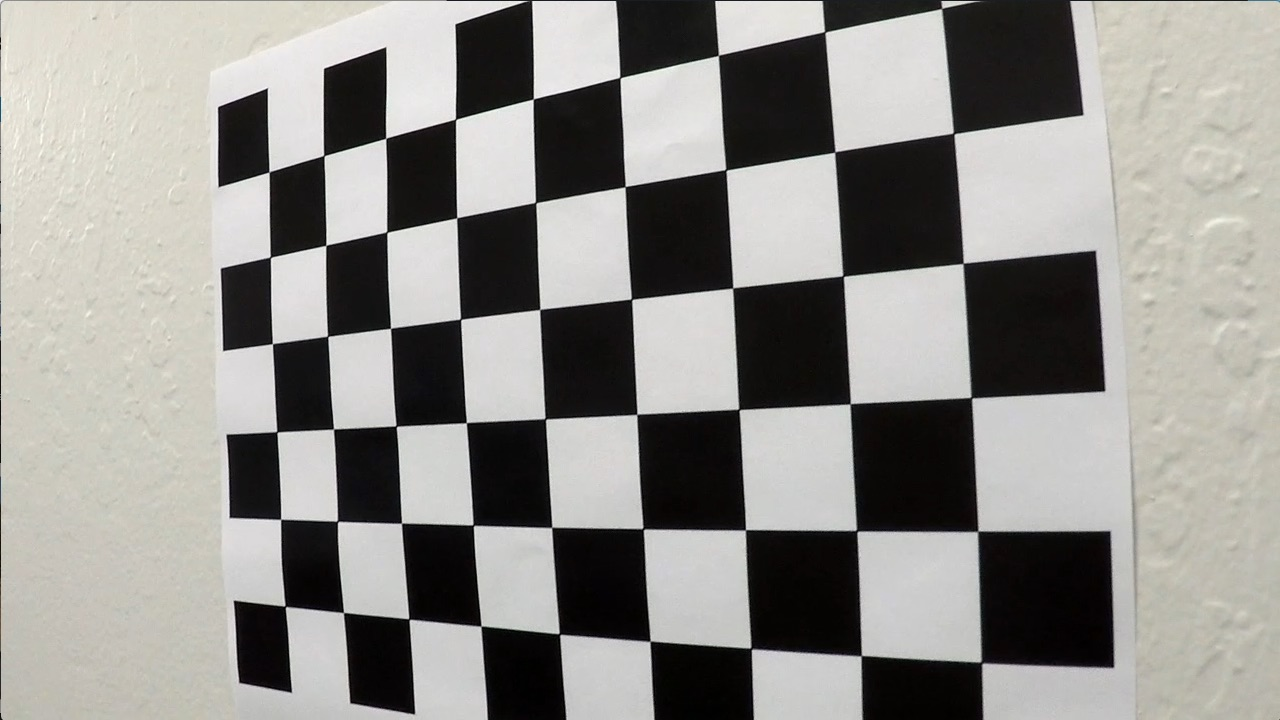
#> input picture examples/test_board.jpg, 1280 x 720 px
$ jupyter execute --allow-errors Advanced_Lane_Lines_v1.ipynb   (shell and % lines are left out)   (older library calls are emulated)
#> lines starting #> are read from the running program, lines starting #| are printed output that depends on the picture
## Advanced Lane Finding
[](http://www.udacity.com/drive)

In this project, your goal is to write a software pipeline to identify the lane boundaries in a video, but the main output or product we want you to create is a detailed writeup of the project.  Check out the [writeup template](https://github.com/udacity/CarND-Advanced-Lane-Lines/blob/master/writeup_template.md) for this project and use it as a starting point for creating your own writeup.

Creating a great writeup:
---
1. A great writeup should include the rubric points as well as your description of how you addressed each point.
2. You should include a detailed description of the code used in each step (with line-number references and code snippets where necessary), and links to other supporting documents or external references.
3. You should include images in your writeup to demonstrate how your code works with examples.

All that said, please be concise!  We're not looking for you to write a book here, just a brief description of how you passed each rubric point, and references to the relevant code :).

You're not required to use markdown for your writeup.  If you use another method please just submit a pdf of your writeup.

The Project
---

The goals / steps of this project are the following:

* Compute the camera calibration matrix and distortion coefficients given a set of chessboard images.
* Apply a distortion correction to raw images.
* Use color transforms, gradients, etc., to create a thresholded binary image.
* Apply a perspective transform to rectify binary image ("birds-eye view").
* Detect lane pixels and fit to find the lane boundary.
* Determine the curvature of the lane and vehicle position with respect to center.
* Warp the detected lane boundaries back onto the original image.
* Output visual display of the lane boundaries and numerical estimation of lane curvature and vehicle position.

1. The images for camera calibration are stored in the folder called `camera_cal`.
2. The images in `test_images` are for testing your pipeline on single frames.
3. If you want to extract more test images from the videos, you can simply use an image writing method like `cv2.imwrite()`, i.e., you can read the video in frame by frame as usual, and for frames you want to save for later you can write to an image file.

To help the reviewer examine your work, please save examples of the output from each stage of your pipeline in the folder called `ouput_images`, and include a description in your writeup for the project of what each image shows.    The video called `project_video.mp4` is the video your pipeline should work well on.

The `challenge_video.mp4` video is an extra (and optional) challenge for you if you want to test your pipeline under somewhat trickier conditions.  The `harder_challenge.mp4` video is another optional challenge and is brutal!

If you're feeling ambitious (again, totally optional though), don't stop there!  We encourage you to go out and take video of your own, calibrate your camera and show us how you would implement this project from scratch!

---

# Advanced Lane Finding Project

The goals / steps of this project are the following:

* Compute the camera calibration matrix and distortion coefficients given a set of chessboard images.
* Apply a distortion correction to raw images.
* Use color transforms, gradients, etc., to create a thresholded binary image.
* Apply a perspective transform to rectify binary image ("birds-eye view").
* Detect lane pixels and fit to find the lane boundary.
* Determine the curvature of the lane and vehicle position with respect to center.
* Warp the detected lane boundaries back onto the original image.
* Output visual display of the lane boundaries and numerical estimation of lane curvature and vehicle position.

[//]: # (Image References)

[image1]: ./examples/undistort_output.png "Undistorted"
[image2]: ./test_images/test1.jpg "Road Transformed"
[image3]: ./examples/binary_combo_example.jpg "Binary Example"
[image4]: ./examples/warped_straight_lines.jpg "Warp Example"
[image5]: ./examples/color_fit_lines.jpg "Fit Visual"
[image6]: ./examples/example_output.jpg "Output"
[video1]: ./project_video.mp4 "Video"

## [Rubric](https://review.udacity.com/#!/rubrics/571/view) Points
### Here I will consider the rubric points individually and describe how I addressed each point in my implementation.

---
### Writeup / README

#### 1. Provide a Writeup / README that includes all the rubric points and how you addressed each one.  You can submit your writeup as markdown or pdf.  [Here](https://github.com/udacity/CarND-Advanced-Lane-Lines/blob/master/writeup_template.md) is a template writeup for this project you can use as a guide and a starting point.

You're reading it!

### Camera Calibration

#### 1. Briefly state how you computed the camera matrix and distortion coefficients. Provide an example of a distortion corrected calibration image.

The code for this step is contained in the first code cell of the IPython notebook located in "./examples/example.ipynb" (or in lines # through # of the file called `some_file.py`).

I start by preparing "object points", which will be the (x, y, z) coordinates of the chessboard corners in the world. Here I am assuming the chessboard is fixed on the (x, y) plane at z=0, such that the object points are the same for each calibration image.  Thus, `objp` is just a replicated array of coordinates, and `objpoints` will be appended with a copy of it every time I successfully detect all chessboard corners in a test image.  `imgpoints` will be appended with the (x, y) pixel position of each of the corners in the image plane with each successful chessboard detection.

I then used the output `objpoints` and `imgpoints` to compute the camera calibration and distortion coefficients using the `cv2.calibrateCamera()` function.  I applied this distortion correction to the test image using the `cv2.undistort()` function and obtained this result:

![alt text][image1]

### Pipeline (single images)

#### 1. Provide an example of a distortion-corrected image.
To demonstrate this step, I will describe how I apply the distortion correction to one of the test images like this one:

![alt text][image2]

#### 2. Describe how (and identify where in your code) you used color transforms, gradients or other methods to create a thresholded binary image.  Provide an example of a binary image result.
I used a combination of color and gradient thresholds to generate a binary image (thresholding steps at lines # through # in `another_file.py`).  Here's an example of my output for this step.  (note: this is not actually from one of the test images)

![alt text][image3]

#### 3. Describe how (and identify where in your code) you performed a perspective transform and provide an example of a transformed image.

The code for my perspective transform includes a function called `warper()`, which appears in lines 1 through 8 in the file `example.py` (output_images/examples/example.py) (or, for example, in the 3rd code cell of the IPython notebook).  The `warper()` function takes as inputs an image (`img`), as well as source (`src`) and destination (`dst`) points.  I chose the hardcode the source and destination points in the following manner:

```
src = np.float32(
    [[(img_size[0] / 2) - 55, img_size[1] / 2 + 100],
    [((img_size[0] / 6) - 10), img_size[1]],
    [(img_size[0] * 5 / 6) + 60, img_size[1]],
    [(img_size[0] / 2 + 55), img_size[1] / 2 + 100]])
dst = np.float32(
    [[(img_size[0] / 4), 0],
    [(img_size[0] / 4), img_size[1]],
    [(img_size[0] * 3 / 4), img_size[1]],
    [(img_size[0] * 3 / 4), 0]])

```
This resulted in the following source and destination points:

| Source        | Destination   |
|:-------------:|:-------------:|
| 585, 460      | 320, 0        |
| 203, 720      | 320, 720      |
| 1127, 720     | 960, 720      |
| 695, 460      | 960, 0        |

I verified that my perspective transform was working as expected by drawing the `src` and `dst` points onto a test image and its warped counterpart to verify that the lines appear parallel in the warped image.

![alt text][image4]

#### 4. Describe how (and identify where in your code) you identified lane-line pixels and fit their positions with a polynomial?

Then I did some other stuff and fit my lane lines with a 2nd order polynomial kinda like this:

![alt text][image5]

#### 5. Describe how (and identify where in your code) you calculated the radius of curvature of the lane and the position of the vehicle with respect to center.

I did this in lines # through # in my code in `my_other_file.py`

#### 6. Provide an example image of your result plotted back down onto the road such that the lane area is identified clearly.

I implemented this step in lines # through # in my code in `yet_another_file.py` in the function `map_lane()`.  Here is an example of my result on a test image:

![alt text][image6]

---

### Pipeline (video)

#### 1. Provide a link to your final video output.  Your pipeline should perform reasonably well on the entire project video (wobbly lines are ok but no catastrophic failures that would cause the car to drive off the road!).

Here's a [link to my video result](./project_video.mp4)

---

### Discussion

#### 1. Briefly discuss any problems / issues you faced in your implementation of this project.  Where will your pipeline likely fail?  What could you do to make it more robust?

Here I'll talk about the approach I took, what techniques I used, what worked and why, where the pipeline might fail and how I might improve it if I were going to pursue this project further.

---
## Camera Calibration with OpenCV

### Run the code below to extract object points and image points for camera calibration.

[cell 1]
import numpy as np
import cv2
import glob
import matplotlib.pyplot as plt

import pickle

[cell 2]
# Specify number of corners
CORNERS_ROW = 9
CORNERS_COL = 6

# prepare object points, like (0,0,0), (1,0,0), (2,0,0) ....,(6,5,0)
objp = np.zeros((CORNERS_COL*CORNERS_ROW,3), np.float32)
objp[:,:2] = np.mgrid[0:CORNERS_ROW, 0:CORNERS_COL].T.reshape(-1,2)

# Arrays to store object points and image points from all the images.
objpoints = [] # 3d points in real world space
imgpoints = [] # 2d points in image plane.

# Make a list of calibration images
images = glob.glob('camera_cal/cal*.jpg')

# Step through the list and search for chessboard corners
for idx, fname in enumerate(images):
    img = cv2.imread(fname)
    gray = cv2.cvtColor(img, cv2.COLOR_BGR2GRAY)

    # Find the chessboard corners
    ret, corners = cv2.findChessboardCorners(gray, (CORNERS_ROW,CORNERS_COL), None)

    # If found, add object points, image points
    if ret == True:
        objpoints.append(objp)
        imgpoints.append(corners)

        # Draw and display the corners
        cv2.drawChessboardCorners(img, (CORNERS_ROW,CORNERS_COL), corners, ret)
        #write_name = 'corners_found'+str(idx)+'.jpg'
        #cv2.imwrite(write_name, img)
        #cv2.imshow('img', img)  # show the found image
        #cv2.waitKey(500)        # pause before showing next image
        plt.imshow(img)

#cv2.destroyAllWindows()

[cell 3]
len(imgpoints)

[cell 4]
len(objpoints)

### We now have `objpoints` and `imgpoints` needed for camera calibration.

Run the cell below to:
1. calibrate
2. calculate distortion coefficients
3. test undistortion on an image

[cell 5]
# Test undistortion on an image
img = cv2.imread('examples/test_board.jpg')
#> img is the input picture: shape (720, 1280, 3); mean B, G, R 138.8, 142.7, 144.2
img_size = (img.shape[1], img.shape[0])
#> img_size = (1280, 720)

# Do camera calibration given object points and image points
#> (the rest of this cell did not finish here and is left out)

[cell 6]
# Test undistortion on a road image
img2 = cv2.imread('test_images/test1.jpg')
#> (the rest of this cell did not finish here and is left out)

## Perspective Transform - checkerboard

#> (a cell that did not finish here is left out)

#> (a cell that did not finish here is left out)

#> (a cell that did not finish here is left out)

[cell 10]
# source image
src = np.float32([
        [540, 420],  # top left
        [560, 630],  # bottom left
        [750, 640],  # bottom right
        [735, 415]   # top right
    ])

# destination warped image
dst = np.float32([
        [540, 420],  # top left
        [540, 630],  # bottom left
        [735, 630],  # bottom right
        [735, 420]   # top right
    ])

# transorm
M = cv2.getPerspectiveTransform(src, dst)

# inverse transform
Minv = cv2.getPerspectiveTransform(dst, src)

[cell 11]
# warp an image
warped = cv2.warpPerspective(img, M, img_size, flags=cv2.INTER_LINEAR)
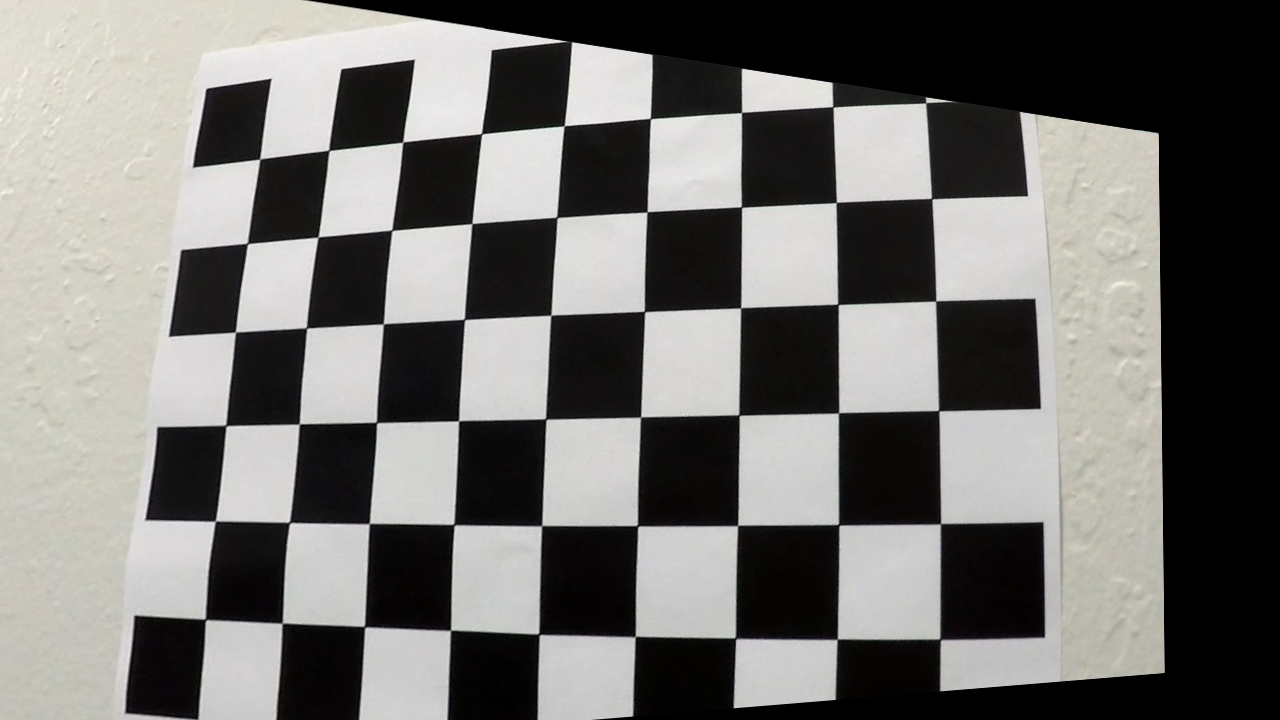
#> warped: shape (720, 1280, 3); mean B, G, R 111.6, 114.2, 115.3

# Visualize warping
f, (ax1, ax2) = plt.subplots(1, 2, figsize=(16,6))
ax1.imshow(img)
ax1.set_title('Original Image', fontsize=30)
ax2.imshow(warped)
ax2.set_title('Warped Image', fontsize=30);
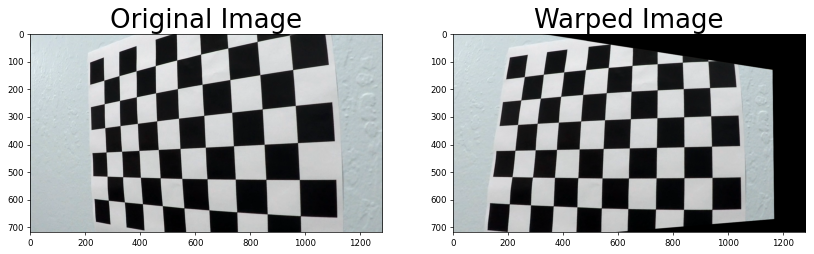
#> figure drawn by matplotlib, 2 panels; B, G, R data is drawn as R, G, B

## Perspective Transform - road image

[cell 12]
### Sample coords from road image
# source image
src = np.float32([
        [(img_size[0] / 2) - 55, img_size[1] / 2 + 100],
        [((img_size[0] / 6) - 10), img_size[1]],
        [(img_size[0] * 5 / 6) + 60, img_size[1]],
        [(img_size[0] / 2 + 55), img_size[1] / 2 + 100]
    ])

# destination warped image
dst = np.float32([
        [(img_size[0] / 4), 0],
        [(img_size[0] / 4), img_size[1]],
        [(img_size[0] * 3 / 4), img_size[1]],
        [(img_size[0] * 3 / 4), 0]
    ])

# transorm
M = cv2.getPerspectiveTransform(src, dst)

# inverse transform
Minv = cv2.getPerspectiveTransform(dst, src)

$ run again, with examples/board_undist.png saved as examples/test_board.jpg
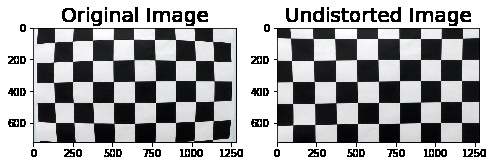
#> input picture examples/board_undist.png, 494 x 166 px
#> img is the input picture: shape (166, 494, 3); mean B, G, R 168.3, 167.3, 167
#> `warped = cv2.warpPerspective(img, M, img_size, flags=cv2.INTER_LINEAR)`:
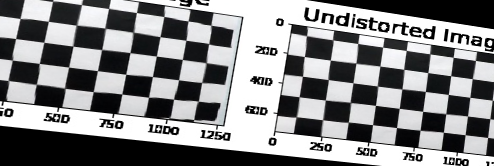
#> warped: shape (166, 494, 3); mean B, G, R 136.7, 135.6, 135.3
#> `[cell 11] # warp an image warped = cv2.warpPerspective(img, M, img_siz..`:
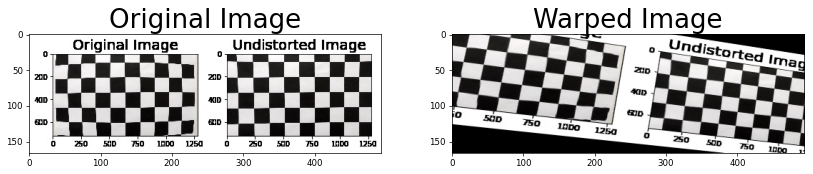
#> figure drawn by matplotlib, 2 panels; B, G, R data is drawn as R, G, B
